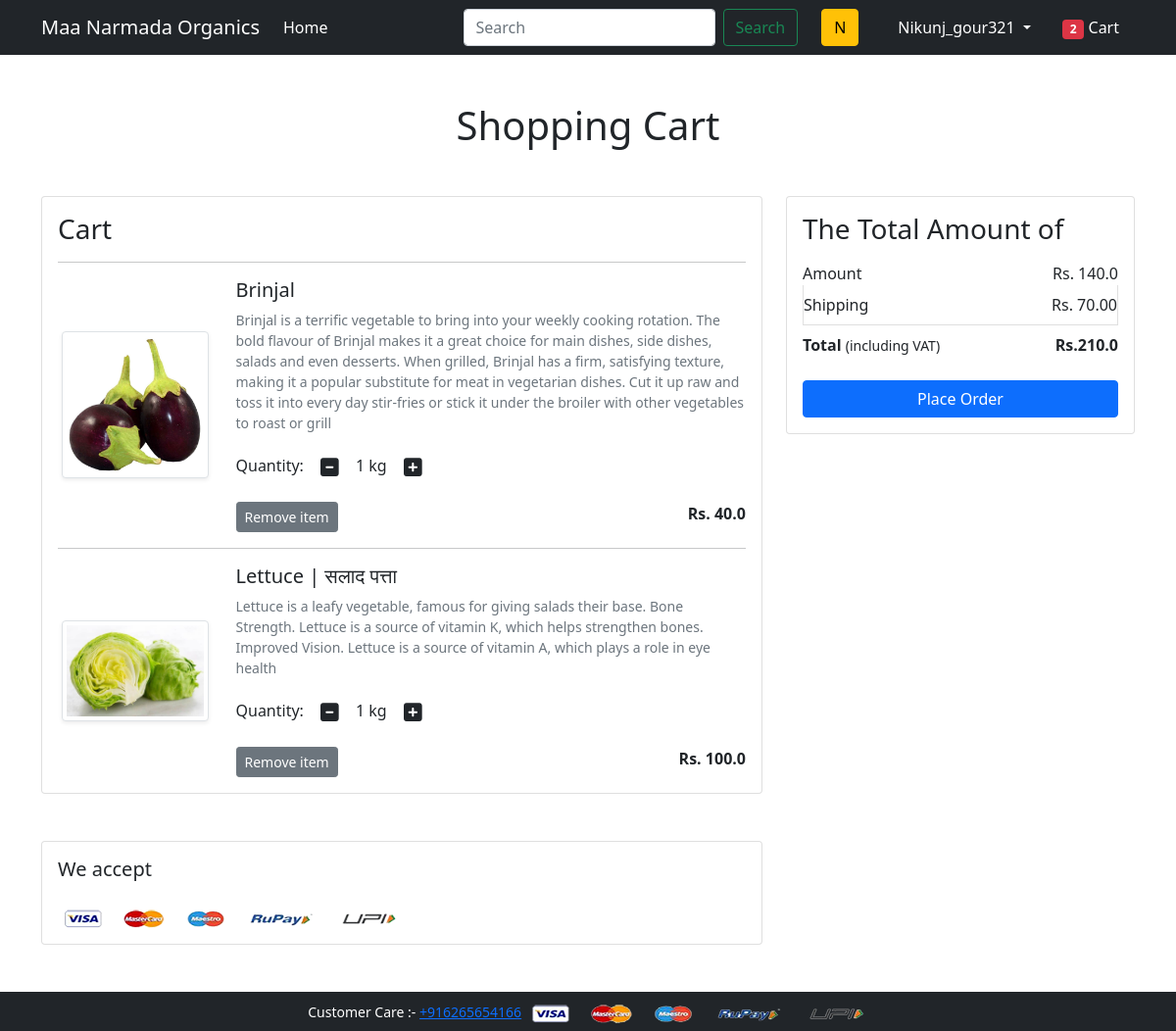
The app's page /cart/ (signed in), older data.
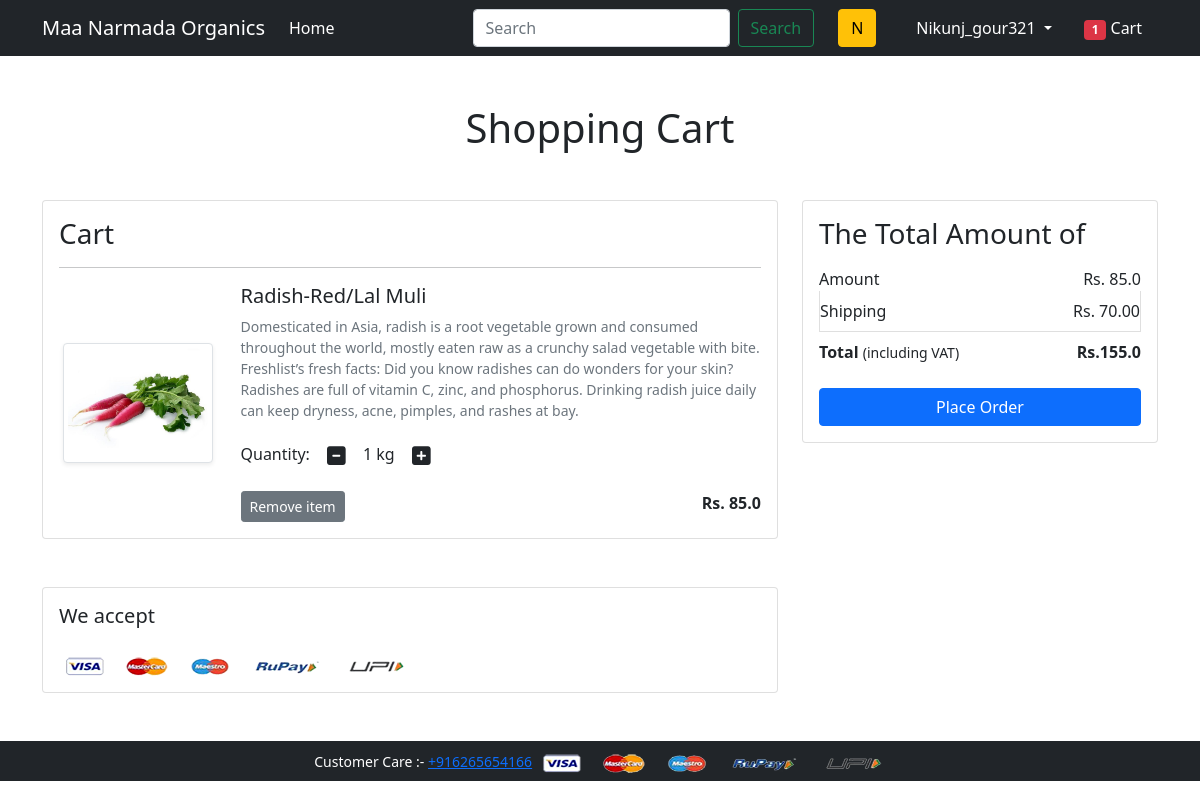
The same page, newer data.
### app/models.py (models this page shows)
class Cart(models.Model):
    user = models.ForeignKey(User, on_delete=models.CASCADE)
    Product = models.ForeignKey(Product, on_delete=models.CASCADE)
    quantity = models.PositiveIntegerField(default=1)

class Product(models.Model):
    title = models.CharField(max_length=100)
    selling_price = models.FloatField()
    discounted_price = models.FloatField()
    description = models.TextField()
    brand = models.CharField(max_length=100)
    category = models.CharField(choices=CATEGORY_CHOICES, max_length=2)
    product_image = models.ImageField(upload_to='productimg')

### app/views.py (the view)
# urls.py: path('cart/', views.show_cart, name='showcart'),
def show_cart(request):
    if (request.user.is_authenticated):
        user = request.user
        cart = Cart.objects.filter(user=user)
        amount = 0.0
        shipping_amount = 70.0
        total_amount = 0.0
        cart_product = [p for p in Cart.objects.all() if p.user == user]
        if cart_product:
            for p in cart_product:
                temp_amount = (p.quantity * p.Product.discounted_price)
                amount += temp_amount
                total_amount = amount + shipping_amount
            user = request.user
            my_object = [p for p in Cart.objects.all() if p.user == user]
            object_size = len(my_object)
            return render(request, 'app/addtocart.html',
                          {'carts': cart, 'totalamount': total_amount, 'amount': amount, 'object_size': object_size})
        else:
            return render(request, 'app/emptycart.html')

### app/templates/app/addtocart.html (shortened to what this page needs)
{% extends 'app/base.html' %}
{% load static %}
{% block main-content %}
<div class="container my-5">
 <div class="row">
  <h1 class="text-center mb-5">Shopping Cart</h1>
  <div class="col-sm-8">
  <div class="card">
   <div class="card-body">
    <h3>Cart</h3>
    {% for cart in carts %}
    <hr>
    <div class="row">
     <div class="col-sm-3 text-center align-self-center"><img src="{{cart.Product.product_image.url}}" alt="" srcset="" class="img-fluid img-thumbnail shadow-sm" height="150" width="150"> </div>
      <div class="col-sm-9">
       <div>
        <h5>{{cart.Product.title}}</h5>
        <p class="mb-2 text-muted small">{{cart.Product.description}}</p>
        <div class="my-3">
         <label for="quantity">Quantity:</label>
         <a class="minus-cart btn" pid="{{cart.Product.id}}"><i class="fas fa-minus-square fa-lg"></i></a>
           <span id="quantity">{{cart.quantity}} kg</span>
         <a class="plus-cart btn" pid="{{cart.Product.id}}"><i class="fas fa-plus-square fa-lg"></i></a>
        </div>
        <div class="d-flex justify-content-between">
         <a class="btn btn-sm btn-secondary mr-3 remove-cart" pid={{cart.Product.id}}>Remove item </a>
         <p class="mb-0"><span><strong>Rs. {{cart.Product.discounted_price}}</strong></span></p>
        </div>
       </div>
      </div>
    </div>
    {% endfor %}
   </div>
   </div>
  </div>
  <div class="col-sm-4">
   <div class="card">
    <div class="card-body">
      <h3>The Total Amount of</h3>
      <ul class="list-group">
       <li class="list-group-item d-flex justify-content-between align-items-center border-0 px-0 pb-0">Amount<span>Rs. <span id="amount">{{amount}}</span></span></li>
       <li class="list-group-item d-flex justify-content-between align-items-center px-0">Shipping<span>Rs. 70.00</span></li>
       <li class="list-group-item d-flex justify-content-between align-items-center border-0 px-0 mb-3">
        <div>
           <strong>Total</strong> <small>(including VAT)</small>
         </div>
         <span><strong>Rs.<strong id ="totalamount">{{totalamount}}</strong></strong></span>
       </li>
      </ul>
      <div class="d-grid"><a href="{% url 'checkout' %}" class="btn btn-primary">Place Order</a></div>
    </div>
   </div>
  </div>
 </div>
</div>
<div class="container">
 <div class="row">
  <div class="col-sm-8">
   <div class="card">
    <div class="card-body">
      <h5 class="mb-4">We accept</h5>
      <img src="{% static 'app/images/payment.png' %}" alt="" class="img-fluid">
    </div>
  </div>
  </div>
 </div>
</div>
{% endblock main-content %}

### app/templates/app/base.html (shortened to what this page needs)
<!doctype html>
{% load static %}
<html lang="en">
  <head>
    <link href="https://cdn.jsdelivr.net/npm/bootstrap@5.0.0-beta1/dist/css/bootstrap.min.css" rel="stylesheet">
    <link rel="stylesheet" href="{% static 'app/css/owl.carousel.min.css' %}">
    <link rel="stylesheet" href="{% static 'app/css/all.min.css' %}">
    <link rel="stylesheet" href="{% static 'app/css/style.css' %}">
  </head>
  <body>
    <nav class="navbar navbar-expand-lg navbar-dark bg-dark">
     <div class="container">
       <a class="navbar-brand" href="/">Maa Narmada Organics</a>
       <div class="collapse navbar-collapse" id="navbarSupportedContent">
         <ul class="navbar-nav me-auto mb-2 mb-lg-0">
          {% if request.user.is_authenticated %}
           <li class="nav-item">
             <a class="nav-link active" aria-current="page" href="/">Home</a>
           </li>
         </ul>
         <form method="GET" action='/search' class="d-flex">
          <input name="keyword" id="search" class="form-control me-2" type="search" placeholder="Search" aria-label="Search">
          <button class="btn btn-outline-success" type="submit">Search</button>
         </form>
        <button class="btn btn-warning mx-4">{{request.user.username|first|capfirst}}</button>
         <div>
          <ul class="navbar-nav me-auto mb-2 mb-lg-0">
           <li class="nav-item dropdown mx-2">
              <a class="nav-link dropdown-toggle text-white" href="#" id="profileDropdown" role="button" data-bs-toggle="dropdown" aria-expanded="false">
                {{request.user.username|capfirst}}
              </a>
            </li>
            <li class="nav-item mx-2">
             <a href="{% url 'showcart' %}" class="nav-link text-white"><span class="badge bg-danger">{{object_size}}</span> Cart </a>
            </li>
            {% endif %}
          </ul>
         </div>
       </div>
     </div>
    </nav>
    {% block main-content %} {% endblock main-content %}
    <footer class="container-fluid bg-dark text-center p-2 mt-5">
        <small class="text-white">Customer Care :- <a href="tel:+916265654166">+916265654166</a> </small>
        <img src="{% static 'app/images/payment.png' %}" alt="" srcset="" class="img-fluid" height="2px">
    </footer>
  </body>
</html>

Row changes from the older to the newer data that the page shows:
removed Cart: Product.product_image (picture), Product "Brinjal", Product.description "Brinjal is a terrific vegetable to bring into your weekly cooking rotation. The bold flavour of Brinjal makes it a great choice for main dishes, side dishes, salads and even desserts. When grilled, Brinjal has a firm, satisfying texture, making it a popular substitute for meat in vegetarian dishes. Cut it up raw and toss it into every day stir-fries or stick it under the broiler with other vegetables to roast or grill", quantity "1", Product.discounted_price "40.0"
removed Cart: Product.product_image (picture), Product "Lettuce | सलाद पत्ता", Product.description "Lettuce is a leafy vegetable, famous for giving salads their base. Bone Strength. Lettuce is a source of vitamin K, which helps strengthen bones. Improved Vision. Lettuce is a source of vitamin A, which plays a role in eye health", quantity "1", Product.discounted_price "100.0"
added Cart: Product.product_image (picture), Product "Radish-Red/Lal Muli", Product.description "Domesticated in Asia, radish is a root vegetable grown and consumed throughout the world, mostly eaten raw as a crunchy salad vegetable with bite. Freshlist’s fresh facts: Did you know radishes can do wonders for your skin? Radishes are full of vitamin C, zinc, and phosphorus. Drinking radish juice daily can keep dryness, acne, pimples, and rashes at bay.", quantity "1", Product.discounted_price "85.0"
Text that changed along with them:
{{ object_size }}: "2" → "1"
{{ amount }}: "140.0" → "85.0"
{{ totalamount }}: "210.0" → "155.0"
